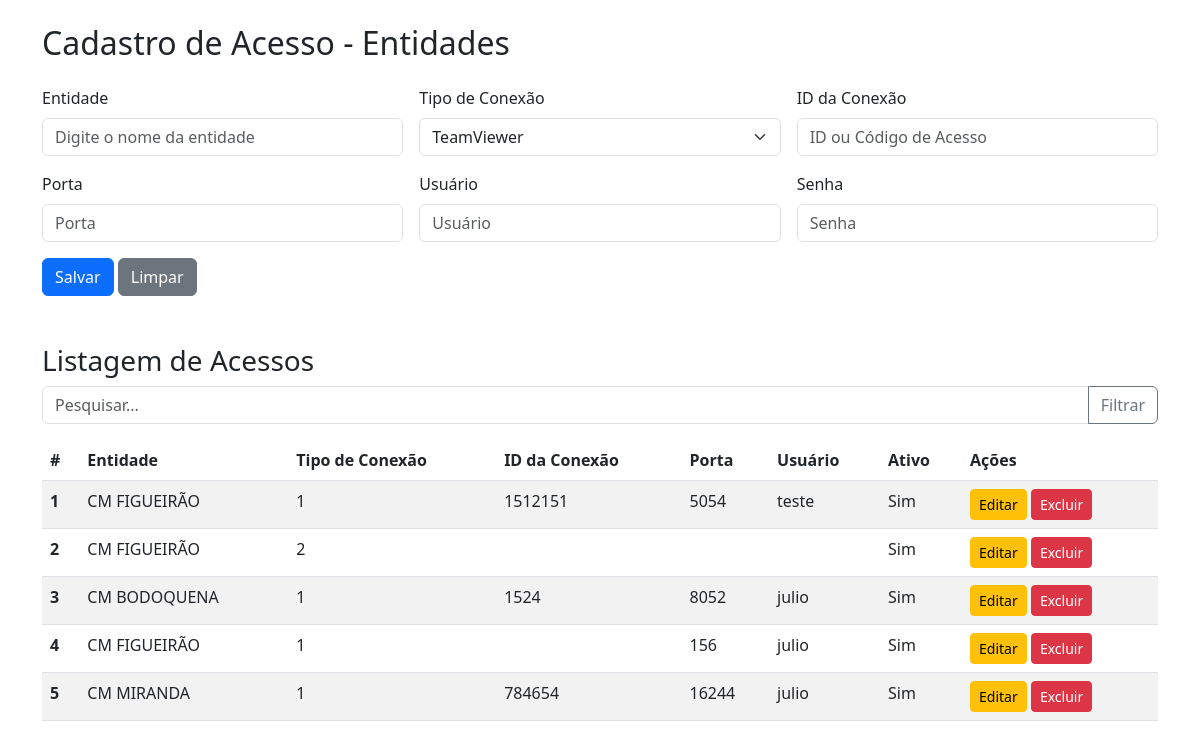
Page /cadastro_acesso on the committed database.
### models.py (models this page shows)
class ConfigAcesso(db.Model):
    __tablename__ = 'config_acesso'
    id = db.Column(db.Integer, primary_key=True)
    entidade = db.Column(db.Integer,db.ForeignKey('entidades.id') ,nullable=False)
    tipo_conexao = db.Column(db.Integer, nullable=False, comment='Tipo de conexão: 1 - TeamViewer, 2 - QSConnect, 3 - AnyDesk, etc.')
    id_conexao = db.Column(db.String(100), comment = 'ID da conexão ou código de acesso ou host remoto no caso do QSConnect')
    port_conexao = db.Column(db.Integer, comment = 'Porta de conexão no caso do QSConnect')
    usuario = db.Column(db.String(100), comment = 'Usuário de acesso')
    senha = db.Column(db.String(100), comment = 'Senha de acesso')
    data = db.Column(db.DateTime, default=db.func.now())
    ativo = db.Column(db.Boolean, default=True)
    entidade_rel = db.relationship('Entidade', backref='acessos', lazy='joined')

class Entidade(db.Model):
    __tablename__ = 'entidades'
    id = db.Column(db.Integer, primary_key=True)
    nome = db.Column(db.String(100), nullable=False)
    usuario = db.Column(db.String(100))
    data = db.Column(db.DateTime)
    acesso = db.Column(db.String(100))
    tipo = db.Column(db.String(100))
    ativo = db.Column(db.Boolean, default=True)

### app.py (the view, shortened to what this page needs)
@app.route('/cadastro_acesso', methods=['GET', 'POST'])
def cadastro_acesso():
    entidades = Entidade.query.all()
    acessos = ConfigAcesso.query.all()
    return render_template('cadastro_acesso.html', acessos=acessos, entidades=entidades)

### templates/cadastro_acesso.html (shortened to what this page needs)
<!DOCTYPE html>
<html lang="pt-br">
<head>
    <link href="https://cdn.jsdelivr.net/npm/bootstrap@5.3.0-alpha1/dist/css/bootstrap.min.css" rel="stylesheet">
</head>
<body>
    <div class="container mt-4">
        <h2 class="mb-4">Cadastro de Acesso - Entidades</h2>
        <form id="form-acesso", method="POST", action="{{ url_for('cadastro_acesso') }}">
            <div class="row g-3">
                <div class="col-md-4">
                    <label for="entidade" class="form-label">Entidade</label>
                    <input type="text" class="form-control" id="entidade" name="entidade" placeholder="Digite o nome da entidade">
                </div>
                <div class="col-md-4">
                    <label for="tipo_conexao" class="form-label">Tipo de Conexão</label>
                    <select id="tipo_conexao" name="tipo_conexao" class="form-select">
                        <option value="1">TeamViewer</option>
                    </select>
                </div>
                <div class="col-md-4">
                    <label for="id_conexao" class="form-label">ID da Conexão</label>
                    <input type="text" class="form-control" id="id_conexao" name="id_conexao" placeholder="ID ou Código de Acesso">
                </div>
                <div class="col-md-4">
                    <label for="port_conexao" class="form-label">Porta</label>
                    <input type="text" class="form-control" id="port_conexao" name="port_conexao" placeholder="Porta">
                </div>
                <div class="col-md-4">
                    <label for="usuario" class="form-label">Usuário</label>
                    <input type="text" class="form-control" id="usuario" name="usuario" placeholder="Usuário">
                </div>
                <div class="col-md-4">
                    <label for="senha" class="form-label">Senha</label>
                    <input type="password" class="form-control" id="senha" name="senha" placeholder="Senha">
                </div>
            </div>
            <div class="mt-3">
                <button type="submit" class="btn btn-primary">Salvar</button>
                <button type="reset" class="btn btn-secondary">Limpar</button>
            </div>
        </form>
        <div class="mt-5">
            <h3>Listagem de Acessos</h3>
            <div class="input-group mb-3">
                <input type="text" class="form-control" id="search-filter" placeholder="Pesquisar..." aria-label="Pesquisar">
                <button class="btn btn-outline-secondary" type="button" onclick="filterTable()">Filtrar</button>
            </div>
            <table class="table table-striped">
                <thead>
                    <tr>
                        <th scope="col">#</th>
                        <th scope="col">Entidade</th>
                        <th scope="col">Tipo de Conexão</th>
                        <th scope="col">ID da Conexão</th>
                        <th scope="col">Porta</th>
                        <th scope="col">Usuário</th>
                        <th scope="col">Ativo</th>
                        <th scope="col">Ações</th>
                    </tr>
                </thead>
                    <tbody id="table-body">
                        {% for acesso in acessos %}
                        <tr>
                            <th scope="row">{{ acesso.id }}</th>
                            <td>{{ acesso.entidade_rel.nome }}</td>
                            <td>{{ acesso.tipo_conexao }}</td>
                            <td>{{ acesso.id_conexao }}</td>
                            <td>{{ acesso.port_conexao }}</td>
                            <td>{{ acesso.usuario }}</td>
                            <td>{{ 'Sim' if acesso.ativo else 'Não' }}</td>
                            <td>
                                <button class="btn btn-sm btn-warning">Editar</button>
                                <button class="btn btn-sm btn-danger">Excluir</button>
                            </td>
                        </tr>
                        {% endfor %}
                    </tbody>
            </table>
        </div>
    </div>
    <link rel="stylesheet" href="https://code.jquery.com/ui/1.13.2/themes/base/jquery-ui.css">
</body>
</html>

### rows in the picture
ConfigAcesso: id "1", entidade_rel.nome "CM FIGUEIRÃO", tipo_conexao "1", id_conexao "1512151", port_conexao "5054", usuario "teste", ativo "Sim"
ConfigAcesso: id "2", entidade_rel.nome "CM FIGUEIRÃO", tipo_conexao "2", ativo "Sim"
ConfigAcesso: id "3", entidade_rel.nome "CM BODOQUENA", tipo_conexao "1", id_conexao "1524", port_conexao "8052", usuario "julio", ativo "Sim"
ConfigAcesso: id "4", entidade_rel.nome "CM FIGUEIRÃO", tipo_conexao "1", port_conexao "156", usuario "julio", ativo "Sim"
ConfigAcesso: id "5", entidade_rel.nome "CM MIRANDA", tipo_conexao "1", id_conexao "784654", port_conexao "16244", usuario "julio", ativo "Sim"
